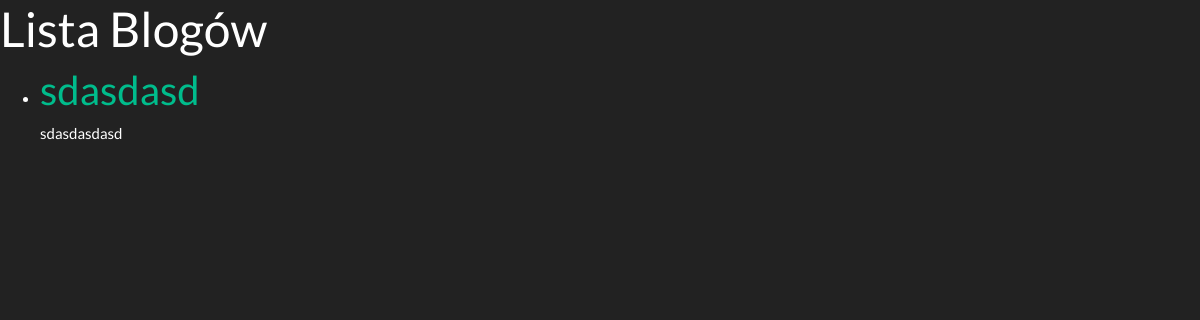
/blogs/, run on an earlier commit of the app's database.
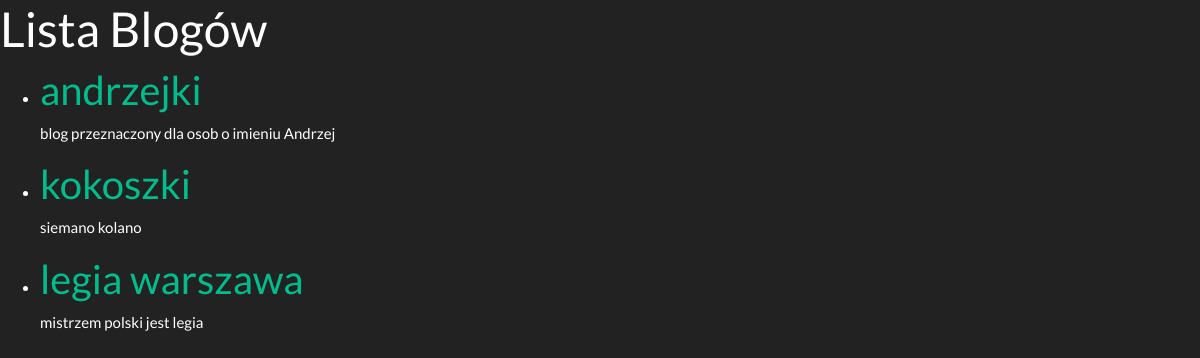
And on a later commit of the database.
### mainapp/models.py (models this page shows)
class Blog(models.Model):
    owner = models.ForeignKey(User, on_delete=models.CASCADE)
    date_of_creation = models.DateTimeField(auto_now_add=True)
    title = models.CharField(max_length=255)
    description = models.TextField(max_length=1000)
    is_private = models.BooleanField(default=False)
    password = models.CharField(max_length=128, blank=True, null=True)

### mainapp/views.py (the view)
# urls.py: path('blogs/', views.blogs, name='blogs'),
def blogs(request):
    blogs = Blog.objects.all()
    return render(request, 'blogi.html', {'blogs': blogs})

### mainapp/templates/blogi.html (shortened to what this page needs)
<!DOCTYPE html>
<html lang="en">
<head>
    {% load static %}
    <link rel="stylesheet" href="{% static 'css/base.css' %}">
    <link rel="stylesheet" href="https://cdn.jsdelivr.net/npm/bootswatch@4.5.2/dist/darkly/bootstrap.min.css">
</head>
<body>
    <h1>Lista Blogów</h1>
    <ul>
        {% for blog in blogs %}
            <li>
                <h2><a href="{% url 'blog_details' blog.id %}">{{ blog.title }}</a></h2>
                <p>{{ blog.description }}</p>
            </li>
        {% empty %}
            <li>Brak dostępnych blogów.</li>
        {% endfor %}
    </ul>
</body>
</html>

What changed in the data, as far as the page shows it:
removed Blog: title "sdasdasd", description "sdasdasdasd"
added Blog: title "andrzejki", description "blog przeznaczony dla osob o imieniu Andrzej"
added Blog: title "kokoszki", description "siemano kolano"
added Blog: title "legia warszawa", description "mistrzem polski jest legia"
